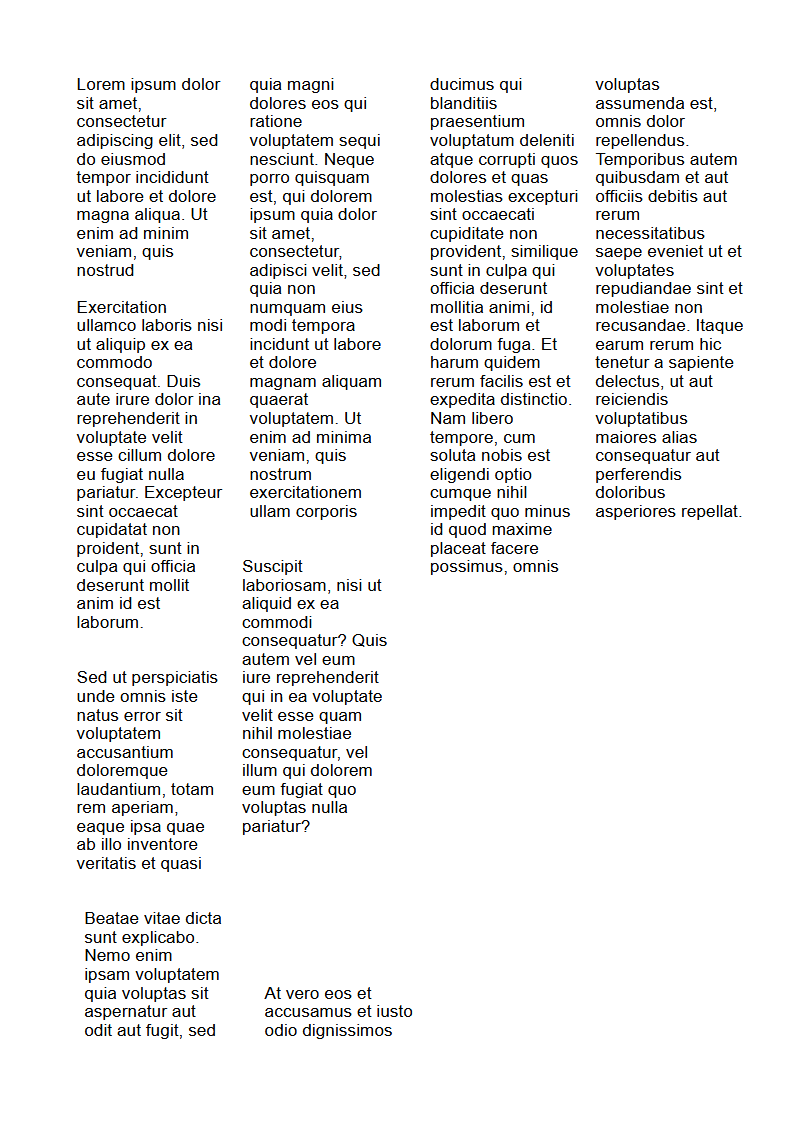
#> input picture assets/ocr/extra/arial_s14_c04_left.png, 795 x 1124 px
$ python -i ocr.py   (imports and definitions only)
#> lines starting #> are read from the running program, lines starting #| are printed output that depends on the picture
import cv2
import os
import random
from kernels import *
import subprocess
import numpy as np


# [94 lines left out: functions create_video_from_images, convert_to_rgb, write_ppm_file, read_ppm_file, pbm, not called in this run]


def invert(image):
    image = cv2.bitwise_not(image)
    return image


# [65 lines left out: functions noisify, rectangle, opening, closing, median_blur, not called in this run]


erode = cv2.erode


# [34 lines left out: function _erode, not called in this run]


dilate = cv2.dilate


# [37 lines left out: function _dilate, not called in this run]


def hit_or_miss(binary_image, structuring_element=None):
    # Define the default structuring element if not provided
    if structuring_element is None:
        structuring_element = np.array(
            [
                [1, 1, 1, 1, 1],
                [1, 1, 1, 1, 1],
                [0, 1, 1, 1, 0],
            ],
            dtype=np.uint8,
        )
        # structuring_element = np.array(
        #     [
        #         [0, 0, 0, 1, 0, 0, 0],
        #         [1, 1, 1, 1, 1, 1, 1],
        #         [1, 1, 1, 1, 1, 1, 1],
        #         [1, 1, 1, 1, 1, 1, 1],
        #         [1, 1, 1, 1, 1, 1, 1],
        #         [1, 1, 1, 1, 1, 1, 1],
        #         [0, 0, 1, 1, 1, 0, 0],
        #     ],
        #     dtype=np.uint8,
        # )

    # Invert the binary image
    inverted_image = cv2.bitwise_not(binary_image)
    cv2.imwrite("./output/inverted_image.png", inverted_image)

    # Perform erosion with the structuring element
    erosion = erode(inverted_image, structuring_element, iterations=1)
    cv2.imwrite("./output/inverted_eroded.png", erosion)

    # Invert the result to get the hit-or-miss operation
    result = cv2.bitwise_not(erosion)
    cv2.imwrite("./output/result.png", result)

    return result


# [83 lines left out: functions bbox_area, choose_best_height, find_connected_components_bbox, not called in this run]


vid_images = list()


# [291 lines left out: functions count_lines, count_columns, distance, bbox_overlap, group_bboxes, distance_bboxes_matrix and 2 more, not called in this run]


# [2 lines not run here, left out]

>>> import cv2
>>> picture = cv2.imread('assets/ocr/extra/arial_s14_c04_left.png', cv2.IMREAD_GRAYSCALE)
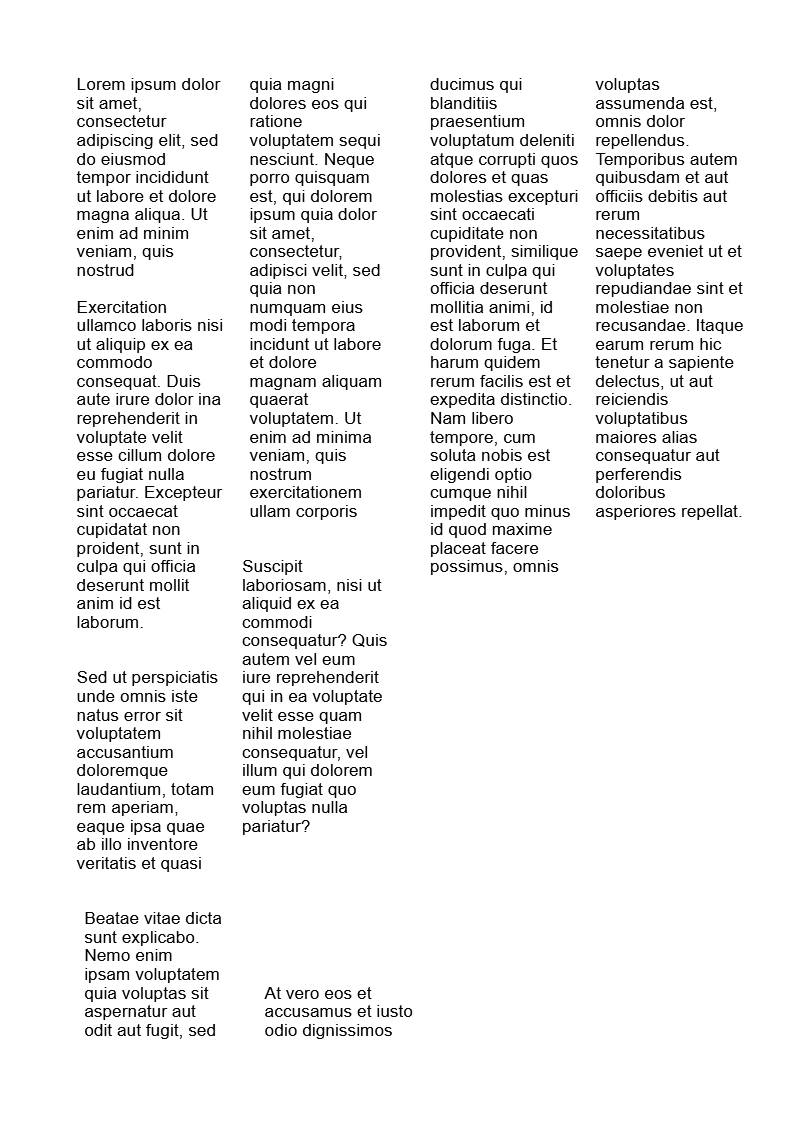
#> picture: shape (1124, 795); min 0, max 255, mean 239.8
>>> result = hit_or_miss(picture)
#> in hit_or_miss, `inverted_image = cv2.bitwise_not(binary_image)`:
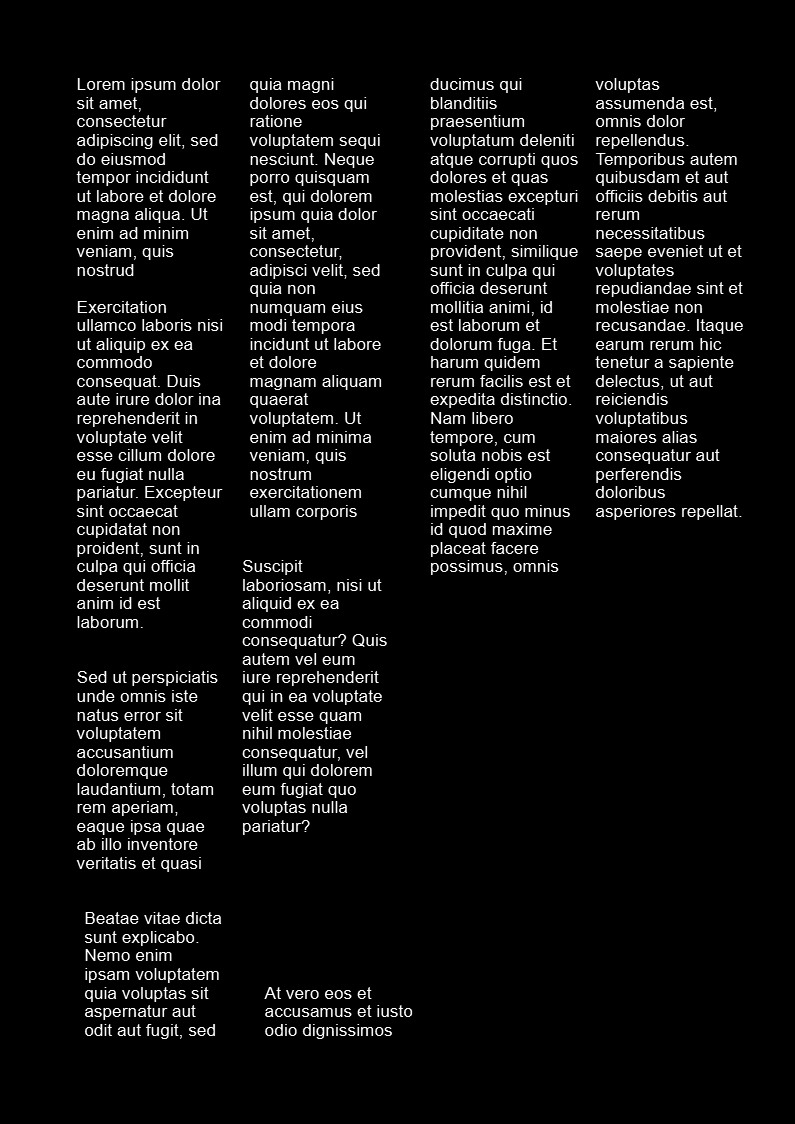
#> inverted_image: shape (1124, 795); min 0, max 255, mean 15.2

$ run again, on assets/ocr/extra/lorem_s16_c02.png
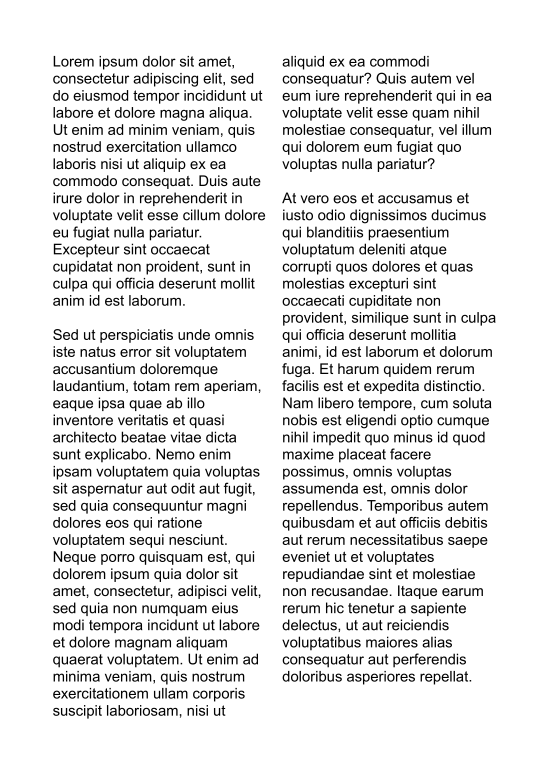
#> input picture assets/ocr/extra/lorem_s16_c02.png, 1654 x 2339 px (shown at 1/3 size)
#> picture is the input picture: shape (2339, 1654); min 0, max 255, mean 230.1
#> in hit_or_miss, `erosion = erode(inverted_image, structuring_element, iterations=1)`:
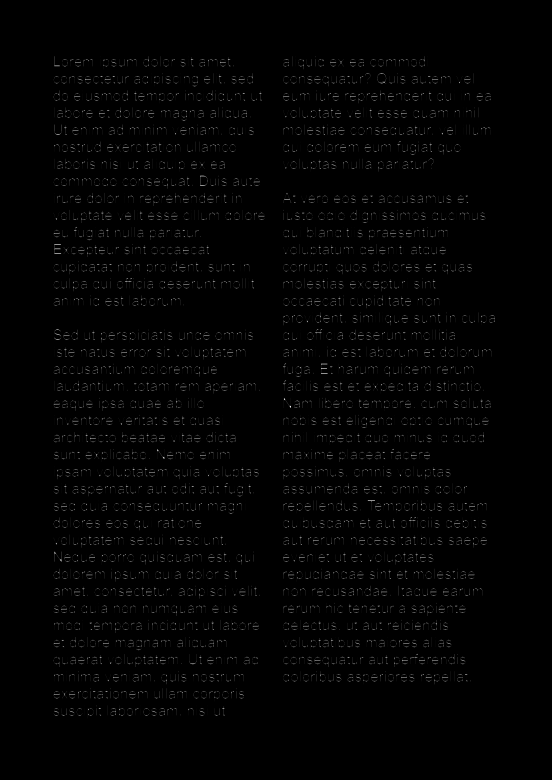
#> erosion: shape (2339, 1654) (shown at 1/3 size); min 0, max 255, mean 2.9
#> in hit_or_miss, `result = cv2.bitwise_not(erosion)`:
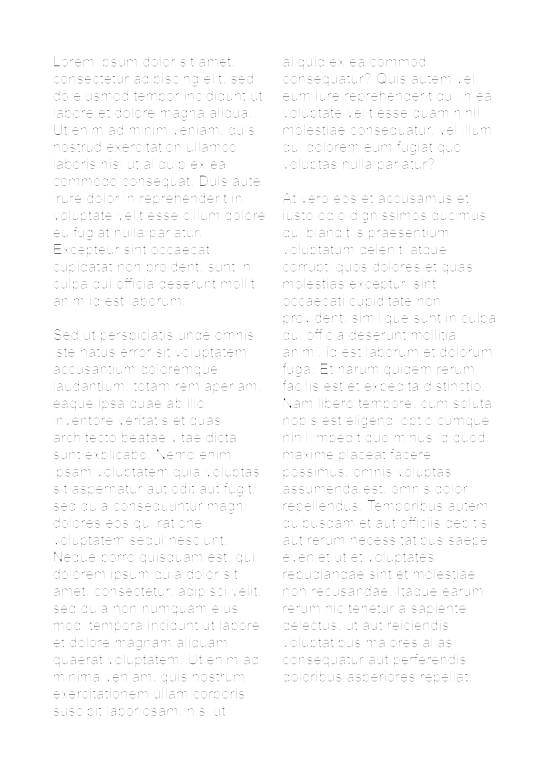
#> result: shape (2339, 1654) (shown at 1/3 size); min 0, max 255, mean 252.1
